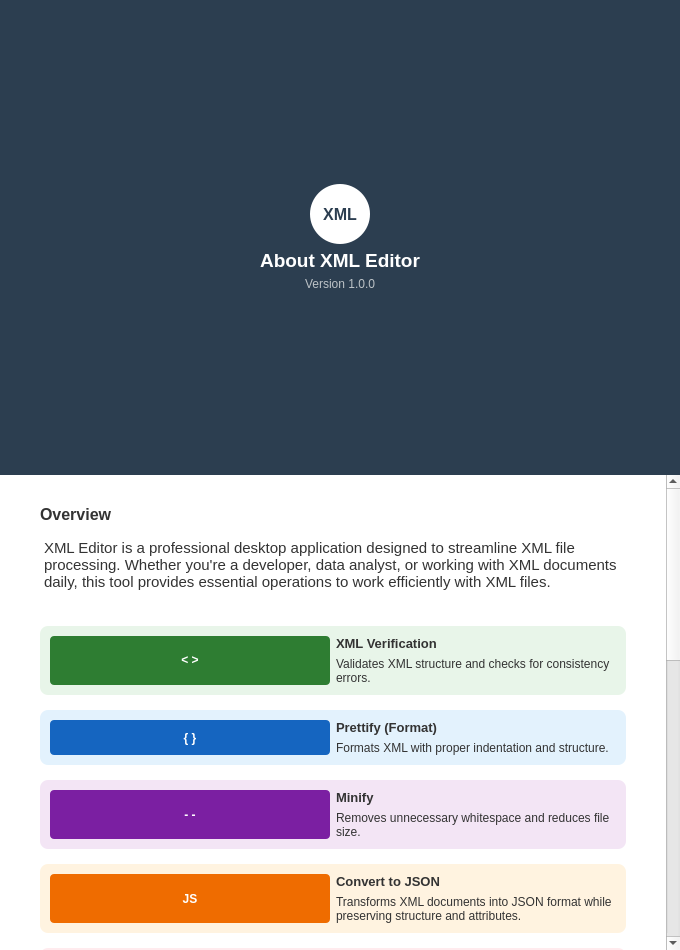
<?xml version="1.0" encoding="UTF-8"?>
<ui version="4.0">
 <class>AboutPage</class>
 <widget class="QDialog" name="AboutPage">
  <property name="geometry">
   <rect>
    <x>0</x>
    <y>0</y>
    <width>680</width>
    <height>950</height>
   </rect>
  </property>
  <property name="windowTitle">
   <string>About XML Editor</string>
  </property>
  <property name="styleSheet">
   <string notr="true"/>
  </property>
  <layout class="QVBoxLayout" name="mainLayout">
   <property name="spacing">
    <number>0</number>
   </property>
   <property name="leftMargin">
    <number>0</number>
   </property>
   <property name="topMargin">
    <number>0</number>
   </property>
   <property name="rightMargin">
    <number>0</number>
   </property>
   <property name="bottomMargin">
    <number>0</number>
   </property>
   <item>
    <widget class="QWidget" name="headerContainer" native="true">
     <property name="minimumSize">
      <size>
       <width>0</width>
       <height>120</height>
      </size>
     </property>
     <property name="styleSheet">
      <string notr="true">QWidget#headerContainer { background-color: #2c3e50; }
QLabel { color: white; font-family: &quot;Segoe UI&quot;, sans-serif; }</string>
     </property>
     <layout class="QVBoxLayout" name="headerLayout">
      <property name="spacing">
       <number>5</number>
      </property>
      <property name="topMargin">
       <number>10</number>
      </property>
      <property name="bottomMargin">
       <number>10</number>
      </property>
      <item>
       <spacer name="vSpacer1">
        <property name="orientation">
         <enum>Qt::Orientation::Vertical</enum>
        </property>
        <property name="sizeHint" stdset="0">
         <size>
          <width>20</width>
          <height>10</height>
         </size>
        </property>
       </spacer>
      </item>
      <item alignment="Qt::AlignmentFlag::AlignHCenter">
       <widget class="QLabel" name="iconLabel">
        <property name="minimumSize">
         <size>
          <width>60</width>
          <height>60</height>
         </size>
        </property>
        <property name="maximumSize">
         <size>
          <width>60</width>
          <height>60</height>
         </size>
        </property>
        <property name="font">
         <font>
          <family>Segoe UI</family>
          <pointsize>12</pointsize>
          <bold>true</bold>
         </font>
        </property>
        <property name="styleSheet">
         <string notr="true">background-color: white; border-radius: 30px; padding: 5px; color: #2c3e50;</string>
        </property>
        <property name="text">
         <string>XML</string>
        </property>
        <property name="alignment">
         <set>Qt::AlignmentFlag::AlignCenter</set>
        </property>
       </widget>
      </item>
      <item>
       <widget class="QLabel" name="titleLabel">
        <property name="font">
         <font>
          <family>Segoe UI</family>
          <pointsize>14</pointsize>
          <bold>true</bold>
         </font>
        </property>
        <property name="text">
         <string>About XML Editor</string>
        </property>
        <property name="alignment">
         <set>Qt::AlignmentFlag::AlignCenter</set>
        </property>
       </widget>
      </item>
      <item>
       <widget class="QLabel" name="versionLabel">
        <property name="font">
         <font>
          <family>Segoe UI</family>
          <pointsize>9</pointsize>
         </font>
        </property>
        <property name="styleSheet">
         <string notr="true">color: #bdc3c7;</string>
        </property>
        <property name="text">
         <string>Version 1.0.0</string>
        </property>
        <property name="alignment">
         <set>Qt::AlignmentFlag::AlignCenter</set>
        </property>
       </widget>
      </item>
      <item>
       <spacer name="vSpacer2">
        <property name="orientation">
         <enum>Qt::Orientation::Vertical</enum>
        </property>
        <property name="sizeHint" stdset="0">
         <size>
          <width>20</width>
          <height>10</height>
         </size>
        </property>
       </spacer>
      </item>
     </layout>
    </widget>
   </item>
   <item>
    <widget class="QScrollArea" name="scrollArea">
     <property name="styleSheet">
      <string notr="true">QScrollArea { background-color: white; border: none; }</string>
     </property>
     <property name="frameShape">
      <enum>QFrame::Shape::NoFrame</enum>
     </property>
     <property name="widgetResizable">
      <bool>true</bool>
     </property>
     <widget class="QWidget" name="scrollContent">
      <property name="geometry">
       <rect>
        <x>0</x>
        <y>0</y>
        <width>680</width>
        <height>1200</height>
       </rect>
      </property>
      <property name="styleSheet">
       <string notr="true">background-color: white; color: #333333;</string>
      </property>
      <layout class="QVBoxLayout" name="bodyLayout">
       <property name="spacing">
        <number>15</number>
       </property>
       <property name="leftMargin">
        <number>40</number>
       </property>
       <property name="topMargin">
        <number>30</number>
       </property>
       <property name="rightMargin">
        <number>40</number>
       </property>
       <property name="bottomMargin">
        <number>40</number>
       </property>
       <item>
        <widget class="QLabel" name="overviewHead">
         <property name="font">
          <font>
           <family>Segoe UI</family>
           <pointsize>12</pointsize>
           <bold>true</bold>
          </font>
         </property>
         <property name="text">
          <string>Overview</string>
         </property>
        </widget>
       </item>
       <item>
        <widget class="QLabel" name="overviewBody">
         <property name="font">
          <font>
           <family>Segoe UI</family>
           <pointsize>11</pointsize>
          </font>
         </property>
         <property name="styleSheet">
          <string notr="true">margin-bottom: 20px;</string>
         </property>
         <property name="text">
          <string>XML Editor is a professional desktop application designed to streamline XML file processing. Whether you're a developer, data analyst, or working with XML documents daily, this tool provides essential operations to work efficiently with XML files.</string>
         </property>
         <property name="wordWrap">
          <bool>true</bool>
         </property>
        </widget>
       </item>
       
       <item>
        <widget class="QFrame" name="card1">
         <property name="styleSheet">
          <string notr="true">QFrame#card1 { background-color: #e8f5e9; border-radius: 8px; border: none; }</string>
         </property>
         <layout class="QHBoxLayout" name="cl1">
          <property name="leftMargin"><number>10</number></property>
          <property name="topMargin"><number>10</number></property>
          <property name="rightMargin"><number>10</number></property>
          <property name="bottomMargin"><number>10</number></property>
          <item>
           <widget class="QLabel" name="icon1">
            <property name="styleSheet">
             <string notr="true">background-color: #2e7d32; color: white; border-radius: 4px; font-weight: bold;</string>
            </property>
            <property name="text"><string>&lt; &gt;</string></property>
            <property name="alignment"><set>Qt::AlignmentFlag::AlignCenter</set></property>
            <property name="fixedSize" stdset="0">
             <size><width>40</width><height>40</height></size>
            </property>
           </widget>
          </item>
          <item>
           <layout class="QVBoxLayout" name="ctl1">
            <item>
             <widget class="QLabel" name="ch1">
              <property name="font">
               <font><pointsize>10</pointsize><bold>true</bold></font>
              </property>
              <property name="styleSheet">
               <string notr="true">background-color: transparent;</string>
              </property>
              <property name="text"><string>XML Verification</string></property>
             </widget>
            </item>
            <item>
             <widget class="QLabel" name="cd1">
              <property name="styleSheet">
               <string notr="true">background-color: transparent;</string>
              </property>
              <property name="text"><string>Validates XML structure and checks for consistency errors.</string></property>
              <property name="wordWrap"><bool>true</bool></property>
             </widget>
            </item>
           </layout>
          </item>
         </layout>
        </widget>
       </item>

       <item>
        <widget class="QFrame" name="card2">
         <property name="styleSheet">
          <string notr="true">QFrame#card2 { background-color: #e3f2fd; border-radius: 8px; border: none; }</string>
         </property>
         <layout class="QHBoxLayout" name="cl2">
          <property name="leftMargin"><number>10</number></property>
          <property name="topMargin"><number>10</number></property>
          <property name="rightMargin"><number>10</number></property>
          <property name="bottomMargin"><number>10</number></property>
          <item>
           <widget class="QLabel" name="icon2">
            <property name="styleSheet">
             <string notr="true">background-color: #1565c0; color: white; border-radius: 4px; font-weight: bold;</string>
            </property>
            <property name="text"><string>{ }</string></property>
            <property name="alignment"><set>Qt::AlignmentFlag::AlignCenter</set></property>
            <property name="fixedSize" stdset="0">
             <size><width>40</width><height>40</height></size>
            </property>
           </widget>
          </item>
          <item>
           <layout class="QVBoxLayout" name="ctl2">
            <item>
             <widget class="QLabel" name="ch2">
              <property name="font">
               <font><pointsize>10</pointsize><bold>true</bold></font>
              </property>
              <property name="styleSheet">
               <string notr="true">background-color: transparent;</string>
              </property>
              <property name="text"><string>Prettify (Format)</string></property>
             </widget>
            </item>
            <item>
             <widget class="QLabel" name="cd2">
              <property name="styleSheet">
               <string notr="true">background-color: transparent;</string>
              </property>
              <property name="text"><string>Formats XML with proper indentation and structure.</string></property>
              <property name="wordWrap"><bool>true</bool></property>
             </widget>
            </item>
           </layout>
          </item>
         </layout>
        </widget>
       </item>

       <item>
        <widget class="QFrame" name="card3">
         <property name="styleSheet">
          <string notr="true">QFrame#card3 { background-color: #f3e5f5; border-radius: 8px; border: none; }</string>
         </property>
         <layout class="QHBoxLayout" name="cl3">
          <property name="leftMargin"><number>10</number></property>
          <property name="topMargin"><number>10</number></property>
          <property name="rightMargin"><number>10</number></property>
          <property name="bottomMargin"><number>10</number></property>
          <item>
           <widget class="QLabel" name="icon3">
            <property name="styleSheet">
             <string notr="true">background-color: #7b1fa2; color: white; border-radius: 4px; font-weight: bold;</string>
            </property>
            <property name="text"><string>- -</string></property>
            <property name="alignment"><set>Qt::AlignmentFlag::AlignCenter</set></property>
            <property name="fixedSize" stdset="0">
             <size><width>40</width><height>40</height></size>
            </property>
           </widget>
          </item>
          <item>
           <layout class="QVBoxLayout" name="ctl3">
            <item>
             <widget class="QLabel" name="ch3">
              <property name="font">
               <font><pointsize>10</pointsize><bold>true</bold></font>
              </property>
              <property name="styleSheet">
               <string notr="true">background-color: transparent;</string>
              </property>
              <property name="text"><string>Minify</string></property>
             </widget>
            </item>
            <item>
             <widget class="QLabel" name="cd3">
              <property name="styleSheet">
               <string notr="true">background-color: transparent;</string>
              </property>
              <property name="text"><string>Removes unnecessary whitespace and reduces file size.</string></property>
              <property name="wordWrap"><bool>true</bool></property>
             </widget>
            </item>
           </layout>
          </item>
         </layout>
        </widget>
       </item>

       <item>
        <widget class="QFrame" name="card4">
         <property name="styleSheet">
          <string notr="true">QFrame#card4 { background-color: #fff3e0; border-radius: 8px; border: none; }</string>
         </property>
         <layout class="QHBoxLayout" name="cl4">
          <property name="leftMargin"><number>10</number></property>
          <property name="topMargin"><number>10</number></property>
          <property name="rightMargin"><number>10</number></property>
          <property name="bottomMargin"><number>10</number></property>
          <item>
           <widget class="QLabel" name="icon4">
            <property name="styleSheet">
             <string notr="true">background-color: #ef6c00; color: white; border-radius: 4px; font-weight: bold;</string>
            </property>
            <property name="text"><string>JS</string></property>
            <property name="alignment"><set>Qt::AlignmentFlag::AlignCenter</set></property>
            <property name="fixedSize" stdset="0">
             <size><width>40</width><height>40</height></size>
            </property>
           </widget>
          </item>
          <item>
           <layout class="QVBoxLayout" name="ctl4">
            <item>
             <widget class="QLabel" name="ch4">
              <property name="font">
               <font><pointsize>10</pointsize><bold>true</bold></font>
              </property>
              <property name="styleSheet">
               <string notr="true">background-color: transparent;</string>
              </property>
              <property name="text"><string>Convert to JSON</string></property>
             </widget>
            </item>
            <item>
             <widget class="QLabel" name="cd4">
              <property name="styleSheet">
               <string notr="true">background-color: transparent;</string>
              </property>
              <property name="text"><string>Transforms XML documents into JSON format while preserving structure and attributes.</string></property>
              <property name="wordWrap"><bool>true</bool></property>
             </widget>
            </item>
           </layout>
          </item>
         </layout>
        </widget>
       </item>

       <item>
        <widget class="QFrame" name="card5">
         <property name="styleSheet">
          <string notr="true">QFrame#card5 { background-color: #ffebee; border-radius: 8px; border: none; }</string>
         </property>
         <layout class="QHBoxLayout" name="cl5">
          <property name="leftMargin"><number>10</number></property>
          <property name="topMargin"><number>10</number></property>
          <property name="rightMargin"><number>10</number></property>
          <property name="bottomMargin"><number>10</number></property>
          <item>
           <widget class="QLabel" name="icon5">
            <property name="styleSheet">
             <string notr="true">background-color: #c62828; color: white; border-radius: 4px; font-weight: bold;</string>
            </property>
            <property name="text"><string>&lt;/&gt;</string></property>
            <property name="alignment"><set>Qt::AlignmentFlag::AlignCenter</set></property>
            <property name="fixedSize" stdset="0">
             <size><width>40</width><height>40</height></size>
            </property>
           </widget>
          </item>
          <item>
           <layout class="QVBoxLayout" name="ctl5">
            <item>
             <widget class="QLabel" name="ch5">
              <property name="font">
               <font><pointsize>10</pointsize><bold>true</bold></font>
              </property>
              <property name="styleSheet">
               <string notr="true">background-color: transparent;</string>
              </property>
              <property name="text"><string>Compress XML</string></property>
             </widget>
            </item>
            <item>
             <widget class="QLabel" name="cd5">
              <property name="styleSheet">
               <string notr="true">background-color: transparent;</string>
              </property>
              <property name="text"><string>Compresses XML files by removing unnecessary whitespace to reduce file size. Perfect for storage optimization.</string></property>
              <property name="wordWrap"><bool>true</bool></property>
             </widget>
            </item>
           </layout>
          </item>
         </layout>
        </widget>
       </item>

       <item>
        <widget class="QFrame" name="card6">
         <property name="styleSheet">
          <string notr="true">QFrame#card6 { background-color: #e0f2f1; border-radius: 8px; border: none; }</string>
         </property>
         <layout class="QHBoxLayout" name="cl6">
          <property name="leftMargin"><number>10</number></property>
          <property name="topMargin"><number>10</number></property>
          <property name="rightMargin"><number>10</number></property>
          <property name="bottomMargin"><number>10</number></property>
          <item>
           <widget class="QLabel" name="icon6">
            <property name="styleSheet">
             <string notr="true">background-color: #00695c; color: white; border-radius: 4px; font-weight: bold;</string>
            </property>
            <property name="text"><string>&lt; &gt;</string></property>
            <property name="alignment"><set>Qt::AlignmentFlag::AlignCenter</set></property>
            <property name="fixedSize" stdset="0">
             <size><width>40</width><height>40</height></size>
            </property>
           </widget>
          </item>
          <item>
           <layout class="QVBoxLayout" name="ctl6">
            <item>
             <widget class="QLabel" name="ch6">
              <property name="font">
               <font><pointsize>10</pointsize><bold>true</bold></font>
              </property>
              <property name="styleSheet">
               <string notr="true">background-color: transparent;</string>
              </property>
              <property name="text"><string>Decompress XML</string></property>
             </widget>
            </item>
            <item>
             <widget class="QLabel" name="cd6">
              <property name="styleSheet">
               <string notr="true">background-color: transparent;</string>
              </property>
              <property name="text"><string>Restores compressed XML files to their original readable format with proper indentation and structure.</string></property>
              <property name="wordWrap"><bool>true</bool></property>
             </widget>
            </item>
           </layout>
          </item>
         </layout>
        </widget>
       </item>

       <item>
        <widget class="QFrame" name="card7">
         <property name="styleSheet">
          <string notr="true">QFrame#card7 { background-color: #e8eaf6; border-radius: 8px; border: none; }</string>
         </property>
         <layout class="QHBoxLayout" name="cl7">
          <property name="leftMargin"><number>10</number></property>
          <property name="topMargin"><number>10</number></property>
          <property name="rightMargin"><number>10</number></property>
          <property name="bottomMargin"><number>10</number></property>
          <item>
           <widget class="QLabel" name="icon7">
            <property name="styleSheet">
             <string notr="true">background-color: #283593; color: white; border-radius: 4px; font-weight: bold;</string>
            </property>
            <property name="text"><string>|l|</string></property>
            <property name="alignment"><set>Qt::AlignmentFlag::AlignCenter</set></property>
            <property name="fixedSize" stdset="0">
             <size><width>40</width><height>40</height></size>
            </property>
           </widget>
          </item>
          <item>
           <layout class="QVBoxLayout" name="ctl7">
            <item>
             <widget class="QLabel" name="ch7">
              <property name="font">
               <font><pointsize>10</pointsize><bold>true</bold></font>
              </property>
              <property name="styleSheet">
               <string notr="true">background-color: transparent;</string>
              </property>
              <property name="text"><string>XML Graph Representation</string></property>
             </widget>
            </item>
            <item>
             <widget class="QLabel" name="cd7">
              <property name="styleSheet">
               <string notr="true">background-color: transparent;</string>
              </property>
              <property name="text"><string>Visualize XML structure as interactive graphs and charts. View hierarchical relationships.</string></property>
              <property name="wordWrap"><bool>true</bool></property>
             </widget>
            </item>
           </layout>
          </item>
         </layout>
        </widget>
       </item>

       <item>
        <widget class="QFrame" name="card8">
         <property name="styleSheet">
          <string notr="true">QFrame#card8 { background-color: #e0f7fa; border-radius: 8px; border: none; }</string>
         </property>
         <layout class="QHBoxLayout" name="cl8">
          <property name="leftMargin"><number>10</number></property>
          <property name="topMargin"><number>10</number></property>
          <property name="rightMargin"><number>10</number></property>
          <property name="bottomMargin"><number>10</number></property>
          <item>
           <widget class="QLabel" name="icon8">
            <property name="styleSheet">
             <string notr="true">background-color: #00838f; color: white; border-radius: 4px; font-weight: bold;</string>
            </property>
            <property name="text"><string>o-o</string></property>
            <property name="alignment"><set>Qt::AlignmentFlag::AlignCenter</set></property>
            <property name="fixedSize" stdset="0">
             <size><width>40</width><height>40</height></size>
            </property>
           </widget>
          </item>
          <item>
           <layout class="QVBoxLayout" name="ctl8">
            <item>
             <widget class="QLabel" name="ch8">
              <property name="font">
               <font><pointsize>10</pointsize><bold>true</bold></font>
              </property>
              <property name="styleSheet">
               <string notr="true">background-color: transparent;</string>
              </property>
              <property name="text"><string>Network Analysis</string></property>
             </widget>
            </item>
            <item>
             <widget class="QLabel" name="cd8">
              <property name="styleSheet">
               <string notr="true">background-color: transparent;</string>
              </property>
              <property name="text"><string>Analyze complex XML network structures and relationships. Identify patterns and dependencies.</string></property>
              <property name="wordWrap"><bool>true</bool></property>
             </widget>
            </item>
           </layout>
          </item>
         </layout>
        </widget>
       </item>

       <item>
        <widget class="QFrame" name="card9">
         <property name="styleSheet">
          <string notr="true">QFrame#card9 { background-color: #fff8e1; border-radius: 8px; border: none; }</string>
         </property>
         <layout class="QHBoxLayout" name="cl9">
          <property name="leftMargin"><number>10</number></property>
          <property name="topMargin"><number>10</number></property>
          <property name="rightMargin"><number>10</number></property>
          <property name="bottomMargin"><number>10</number></property>
          <item>
           <widget class="QLabel" name="icon9">
            <property name="styleSheet">
             <string notr="true">background-color: #ff8f00; color: white; border-radius: 4px; font-weight: bold;</string>
            </property>
            <property name="text"><string>Q</string></property>
            <property name="alignment"><set>Qt::AlignmentFlag::AlignCenter</set></property>
            <property name="fixedSize" stdset="0">
             <size><width>40</width><height>40</height></size>
            </property>
           </widget>
          </item>
          <item>
           <layout class="QVBoxLayout" name="ctl9">
            <item>
             <widget class="QLabel" name="ch9">
              <property name="font">
               <font><pointsize>10</pointsize><bold>true</bold></font>
              </property>
              <property name="styleSheet">
               <string notr="true">background-color: transparent;</string>
              </property>
              <property name="text"><string>Post Search</string></property>
             </widget>
            </item>
            <item>
             <widget class="QLabel" name="cd9">
              <property name="styleSheet">
               <string notr="true">background-color: transparent;</string>
              </property>
              <property name="text"><string>Advanced search capabilities to find specific elements, attributes, or content within XML documents.</string></property>
              <property name="wordWrap"><bool>true</bool></property>
             </widget>
            </item>
           </layout>
          </item>
         </layout>
        </widget>
       </item>

       <item>
        <widget class="QLabel" name="techHead">
         <property name="font">
          <font>
           <family>Segoe UI</family>
           <pointsize>12</pointsize>
           <bold>true</bold>
          </font>
         </property>
         <property name="styleSheet">
          <string notr="true">margin-top: 10px;</string>
         </property>
         <property name="text">
          <string>Technical Information</string>
         </property>
        </widget>
       </item>
       <item>
        <layout class="QGridLayout" name="techGrid">
         <item row="0" column="0">
          <widget class="QLabel" name="tl1">
           <property name="styleSheet">
            <string>color: gray;</string>
           </property>
           <property name="text">
            <string>Version</string>
           </property>
          </widget>
         </item>
         <item row="1" column="0">
          <widget class="QLabel" name="tv1">
           <property name="text">
            <string>1.0.0</string>
           </property>
          </widget>
         </item>
         <item row="0" column="1">
          <widget class="QLabel" name="tl2">
           <property name="styleSheet">
            <string>color: gray;</string>
           </property>
           <property name="text">
            <string>Platform</string>
           </property>
          </widget>
         </item>
         <item row="1" column="1">
          <widget class="QLabel" name="tv2">
           <property name="text">
            <string>Desktop (Qt 6)</string>
           </property>
          </widget>
         </item>
         <item row="2" column="0">
          <widget class="QLabel" name="tl3">
           <property name="styleSheet">
            <string>color: gray; margin-top: 5px;</string>
           </property>
           <property name="text">
            <string>Interface</string>
           </property>
          </widget>
         </item>
         <item row="3" column="0">
          <widget class="QLabel" name="tv3">
           <property name="text">
            <string>GUI &amp; CLI</string>
           </property>
          </widget>
         </item>
         <item row="2" column="1">
          <widget class="QLabel" name="tl4">
           <property name="styleSheet">
            <string>color: gray; margin-top: 5px;</string>
           </property>
           <property name="text">
            <string>File Types</string>
           </property>
          </widget>
         </item>
         <item row="3" column="1">
          <widget class="QLabel" name="tv4">
           <property name="text">
            <string>XML, JSON</string>
           </property>
          </widget>
         </item>
        </layout>
       </item>

       <item>
        <widget class="QPushButton" name="btnTeam">
         <property name="cursor">
          <cursorShape>PointingHandCursor</cursorShape>
         </property>
         <property name="minimumSize">
          <size>
           <width>0</width>
           <height>50</height>
          </size>
         </property>
         <property name="font">
          <font>
           <family>Segoe UI</family>
           <pointsize>12</pointsize>
           <bold>true</bold>
          </font>
         </property>
         <property name="styleSheet">
          <string notr="true">
           QPushButton {
            background-color: #6200ea;
            color: white;
            border-radius: 25px;
            padding: 10px 20px;
            margin-top: 20px;
           }
           QPushButton:hover {
            background-color: #7c4dff;
           }
          </string>
         </property>
         <property name="text">
          <string>👥  Meet Our Team  →</string>
         </property>
        </widget>
       </item>

       <item>
        <spacer name="vSpacerBottom">
         <property name="orientation">
          <enum>Qt::Orientation::Vertical</enum>
         </property>
         <property name="sizeHint" stdset="0">
          <size>
           <width>20</width>
           <height>40</height>
          </size>
         </property>
        </spacer>
       </item>
      </layout>
     </widget>
    </widget>
   </item>
  </layout>
 </widget>
 <resources/>
 <connections/>
</ui>
